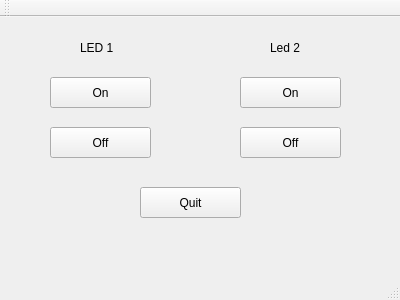
<?xml version="1.0" encoding="UTF-8"?>
<ui version="4.0">
 <class>MainWindow</class>
 <widget class="QMainWindow" name="MainWindow">
  <property name="geometry">
   <rect>
    <x>0</x>
    <y>0</y>
    <width>400</width>
    <height>300</height>
   </rect>
  </property>
  <property name="windowTitle">
   <string>MainWindow</string>
  </property>
  <widget class="QWidget" name="centralWidget">
   <widget class="QPushButton" name="On">
    <property name="geometry">
     <rect>
      <x>50</x>
      <y>60</y>
      <width>101</width>
      <height>31</height>
     </rect>
    </property>
    <property name="text">
     <string>On</string>
    </property>
   </widget>
   <widget class="QPushButton" name="Off">
    <property name="geometry">
     <rect>
      <x>50</x>
      <y>110</y>
      <width>101</width>
      <height>31</height>
     </rect>
    </property>
    <property name="text">
     <string>Off</string>
    </property>
   </widget>
   <widget class="QPushButton" name="On_2">
    <property name="geometry">
     <rect>
      <x>240</x>
      <y>60</y>
      <width>101</width>
      <height>31</height>
     </rect>
    </property>
    <property name="text">
     <string>On</string>
    </property>
   </widget>
   <widget class="QPushButton" name="Off_2">
    <property name="geometry">
     <rect>
      <x>240</x>
      <y>110</y>
      <width>101</width>
      <height>31</height>
     </rect>
    </property>
    <property name="text">
     <string>Off</string>
    </property>
   </widget>
   <widget class="QLabel" name="label">
    <property name="geometry">
     <rect>
      <x>80</x>
      <y>20</y>
      <width>67</width>
      <height>21</height>
     </rect>
    </property>
    <property name="text">
     <string>LED 1</string>
    </property>
   </widget>
   <widget class="QLabel" name="label_2">
    <property name="geometry">
     <rect>
      <x>270</x>
      <y>20</y>
      <width>67</width>
      <height>21</height>
     </rect>
    </property>
    <property name="text">
     <string>Led 2</string>
    </property>
   </widget>
   <widget class="QPushButton" name="Quit">
    <property name="geometry">
     <rect>
      <x>140</x>
      <y>170</y>
      <width>101</width>
      <height>31</height>
     </rect>
    </property>
    <property name="text">
     <string>Quit</string>
    </property>
   </widget>
  </widget>
  <widget class="QMenuBar" name="menuBar">
   <property name="geometry">
    <rect>
     <x>0</x>
     <y>0</y>
     <width>400</width>
     <height>27</height>
    </rect>
   </property>
  </widget>
  <widget class="QToolBar" name="mainToolBar">
   <attribute name="toolBarArea">
    <enum>TopToolBarArea</enum>
   </attribute>
   <attribute name="toolBarBreak">
    <bool>false</bool>
   </attribute>
  </widget>
  <widget class="QStatusBar" name="statusBar"/>
 </widget>
 <layoutdefault spacing="6" margin="11"/>
 <resources/>
 <connections/>
</ui>
